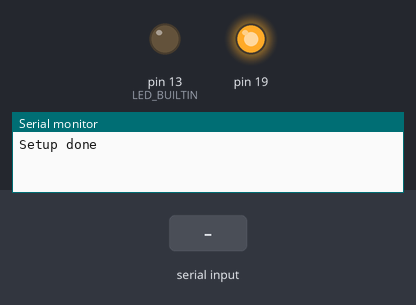
The sketch below on a simulated Arduino Uno, built with avr-gcc and run on an emulated ATmega328P. On the bench: output pins drawn as LEDs (lit = HIGH), the last lines printed to the serial monitor. The inputs (shaded band) are chosen by the test bench.

Above: at 0.01 s.
At 1.3 s:
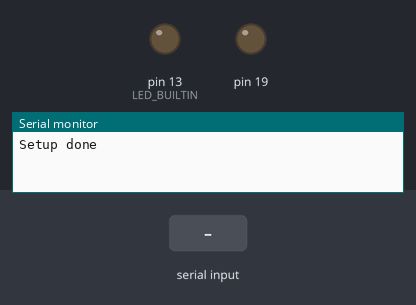
1.4 s: byte 30 received over Serial
At 2.7 s:
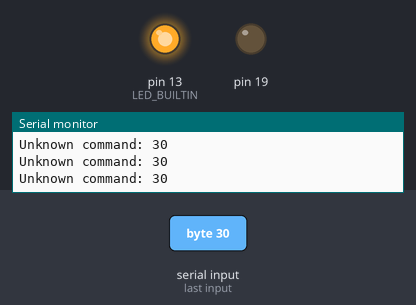
Timing chart, 0 to 4.4 s (numbered marks = the images above; inputs shaded):
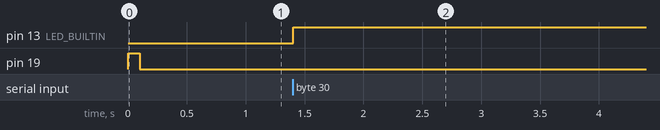

Measured:
- after the input at 1.4 s, pin 13 (LED_BUILTIN): LOW → HIGH at once

The sketch:

bt_test.ino
```cpp
// (licence header left out)
#include <Arduino.h>
#include <SoftwareSerial.h>

//SoftwareSerial bt_serial(10, 11); // RX, TX

enum Commands {
  //
  // We'll know when the has closed the controller/terminal app
  // and we may need to act for safety.
  //
  NO_USER    = 0x0,
  FWD     = 0x2,
  REV     = 0x8,
  LEFT    = 0x4,
  RIGHT   = 0x6,
  FWDLEFT   = 0x1,
  FWDRIGHT  = 0x3,
  REVLEFT   = 0x7,
  REVRIGHT  = 0x9,
  TURNAROUND = 0x5,
  LIGHTS  = 0xa,
  GET_DIST  = 0xb,
  GET_GYRO  = 0xe,
  GET_TEMP  = 0xf,

  //
  // When movement buttons are released, this is sent
  // so we know to stop driving the motors.
  //
  BTN_RELEASE = 0xff
};

Commands last_cmd = Commands::BTN_RELEASE;

inline void buzz(int delay_time = 100) {
  pinMode(SCL, OUTPUT);
  digitalWrite(SCL, HIGH);
  delay(delay_time);
  pinMode(SCL, OUTPUT);
  digitalWrite(SCL, LOW);
}

void setup() {
  pinMode(LED_BUILTIN, OUTPUT);
  Serial.begin(9600);
  //bt_serial.begin(9600);
  Serial.println("Setup done");
  buzz();
}

void loop() {
  bool changed = false;
  if(Serial.available() > 0){
    Serial.println("Got serial data");
    int cur_cmd = Serial.read();
    if (cur_cmd != last_cmd) {
      Serial.print(" *** New command: ");
      Serial.print(cur_cmd);
      Serial.println(" *** ");
      last_cmd = cur_cmd;
      changed = true;
    }
  }

  switch(last_cmd) {
  case Commands::NO_USER:
    Serial.println("PANIC! User has disconnected!");
    digitalWrite(LED_BUILTIN, LOW);
    break;
  case Commands::BTN_RELEASE:
    digitalWrite(LED_BUILTIN, LOW);
    break;
  case Commands::FWD:
    Serial.println("FWD");
    digitalWrite(LED_BUILTIN, HIGH);
    break;
  case Commands::REV:
    Serial.println("REV");
    break;
  case Commands::LEFT:
    Serial.println("LEFT");
    break;
  case Commands::RIGHT:
    Serial.println("RIGHT");
    break;
  case Commands::FWDLEFT:
    Serial.println("FWDLEFT");
    break;
  case Commands::FWDRIGHT:
    Serial.println("FWDRIGHT");
    break;
  case Commands::REVLEFT:
    Serial.println("REVLEFT");
    break;
  case Commands::REVRIGHT:
    Serial.println("REVRIGHT");
    break;
  case Commands::LIGHTS:
    Serial.println("LIGHTS");
    break;
  case Commands::GET_DIST:
    Serial.println("GET_DIST");
    break;
  case Commands::GET_GYRO:
    Serial.println("GET_GYRO");
    break;
  case Commands::GET_TEMP:
    Serial.println("GET_TEMP");
    break;
  case Commands::TURNAROUND:
    Serial.println("TURNAROUND");
    break;
  default:
    Serial.print("Unknown command: ");
    Serial.println(last_cmd);
      digitalWrite(LED_BUILTIN, HIGH);
    break;
  }
}
```
